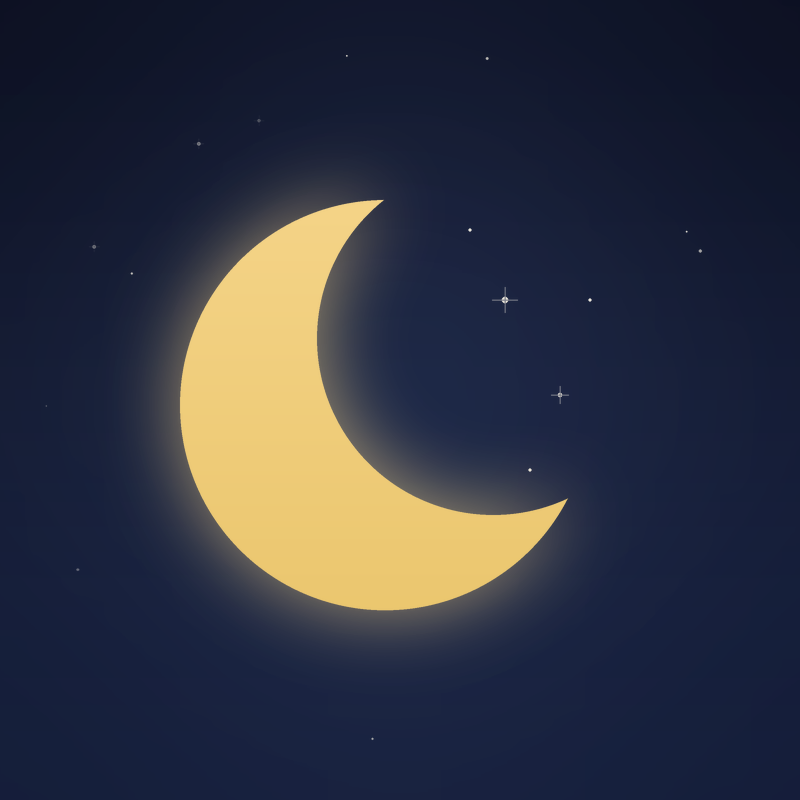
#> input picture cloud/sleep-on-facts/brand/sleep-on-facts-profile.png, 800 x 800 px
$ python -i thumbnail.py   (imports and definitions only)
#> lines starting #> are read from the running program, lines starting #| are printed output that depends on the picture
#> further down, picture is the input picture: PIL image 800x800 RGB; mean R, G, B 49, 51.9, 64.7
"""Channel-branded thumbnail (1280×720) from the run's own photos — Pillow only, deterministic.

Layout: the photo that shows the subject most clearly, cover-cropped; a dark gradient from the
left and bottom so type always reads; the topic in big bold caps (auto-fit, ≤2 lines); under it the
video's hook in gold caps (``hook`` — the metadata model's 2-4 word ``thumb_text``; the old serif
tagline only when there is none); a "N HOURS" pill top-right; a small crescent-moon mark + wordmark
bottom-right. Every video gets the same frame, so the channel page reads as one series.

2026-10-25: the frame was too dim for where it is seen — a 168-px tile in YouTube's dark sidebar at
night — and the generic tagline gave no reason to click (1.4 % CTR on Suggested). The photo now
keeps its colour (lighter night tint, gentle lift for dark photos) and the hook replaces the tagline.
"""

from __future__ import annotations

import logging
from pathlib import Path

log = logging.getLogger("sof.thumbnail")

W, H = 1280, 720
FONT_DIR = "/usr/share/fonts/truetype/dejavu"
# Same roles on other systems (the backfill script runs on Windows); first hit wins.
FONT_FALLBACKS = {
    "DejaVuSans-Bold.ttf": ["C:/Windows/Fonts/arialbd.ttf", "C:/Windows/Fonts/segoeuib.ttf", "/Library/Fonts/Arial Bold.ttf",
                            "/usr/share/fonts/truetype/liberation/LiberationSans-Bold.ttf"],
    "DejaVuSerif-Italic.ttf": ["C:/Windows/Fonts/georgiai.ttf", "C:/Windows/Fonts/timesi.ttf", "/Library/Fonts/Georgia Italic.ttf",
                               "/usr/share/fonts/truetype/liberation/LiberationSerif-Italic.ttf"],
}
CREAM = (246, 240, 228)
GOLD = (233, 196, 106)
MUTED = (200, 204, 214)


# [89 lines left out: functions _font, score_photo, pick_photo, _cover, _cool, not called in this run]


def _scrim(im):
    """Multiply a left→right and bottom→top darkening so type reads on any photo."""
    from PIL import Image

    w, h = im.size
#> w = 800; h = 800
    horiz = Image.linear_gradient("L").rotate(90, expand=True).resize((w, h))     # dark left → light right
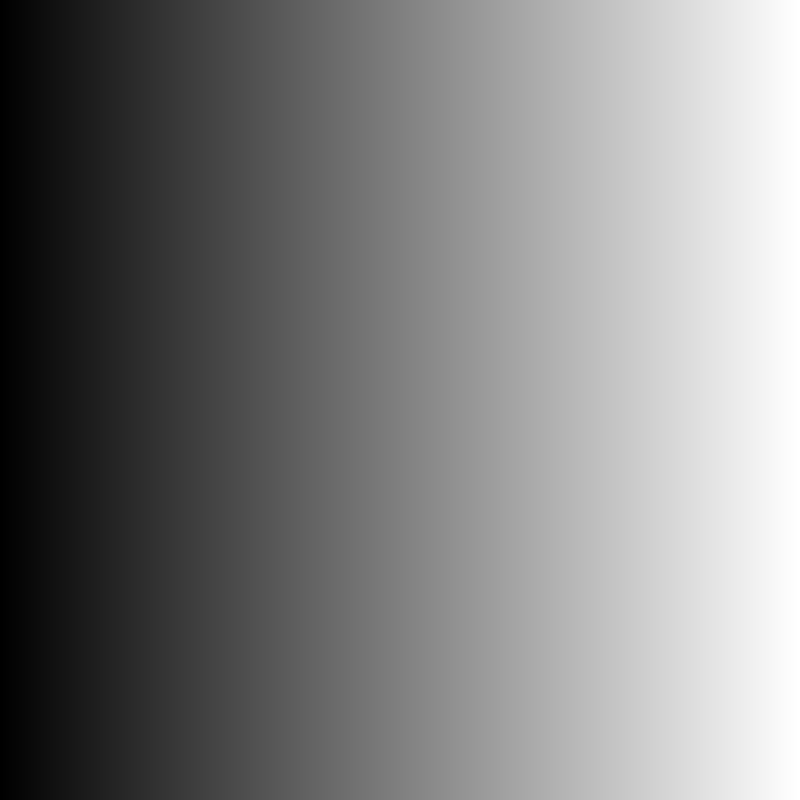
#> horiz: PIL image 800x800 L; min 0, max 255, mean 127.5
    vert = Image.linear_gradient("L").resize((w, h))                             # dark top → light bottom
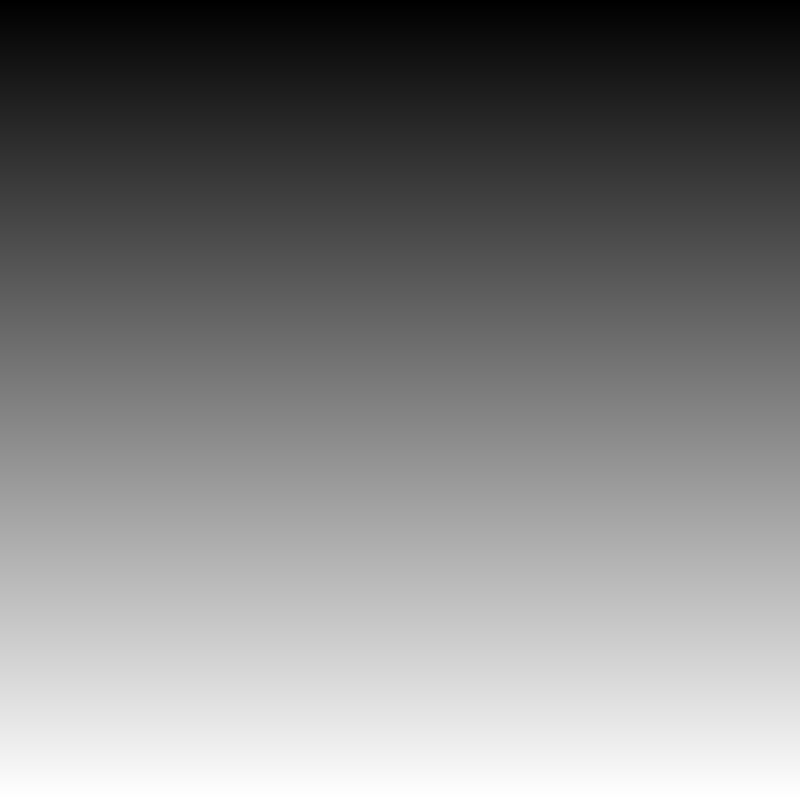
#> vert: PIL image 800x800 L; min 0, max 255, mean 127.5
    vert = vert.transpose(Image.FLIP_TOP_BOTTOM)                                 # now dark bottom
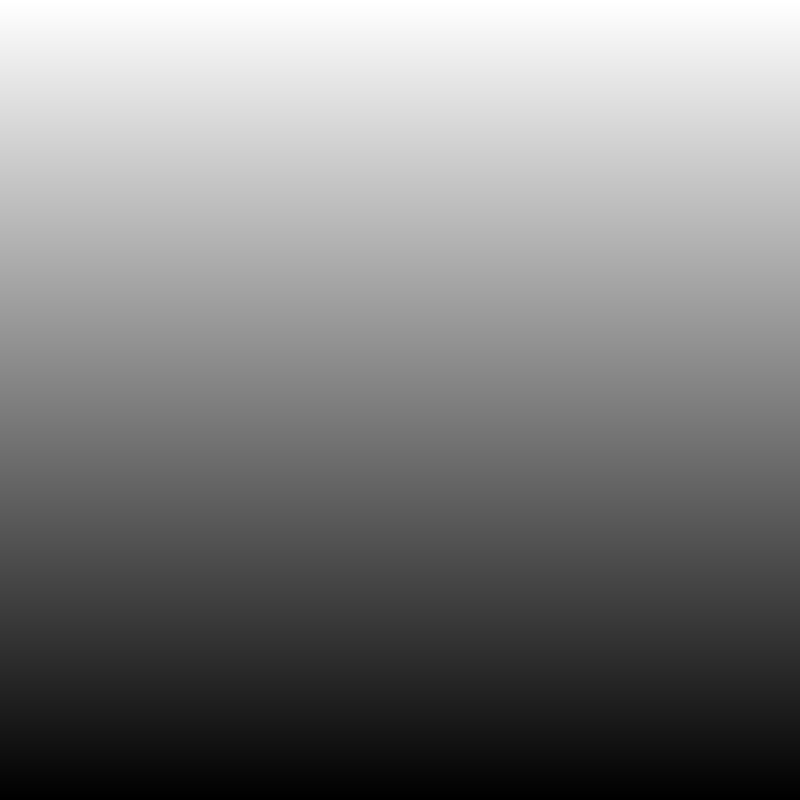
#> vert: PIL image 800x800 L; min 0, max 255, mean 127.5
    # Map gradients to multipliers: left edge ×0.40 → right ×1.0; bottom ×0.55 → top ×1.0.
    hp = horiz.point(lambda v: int(255 * (0.40 + 0.60 * v / 255)))
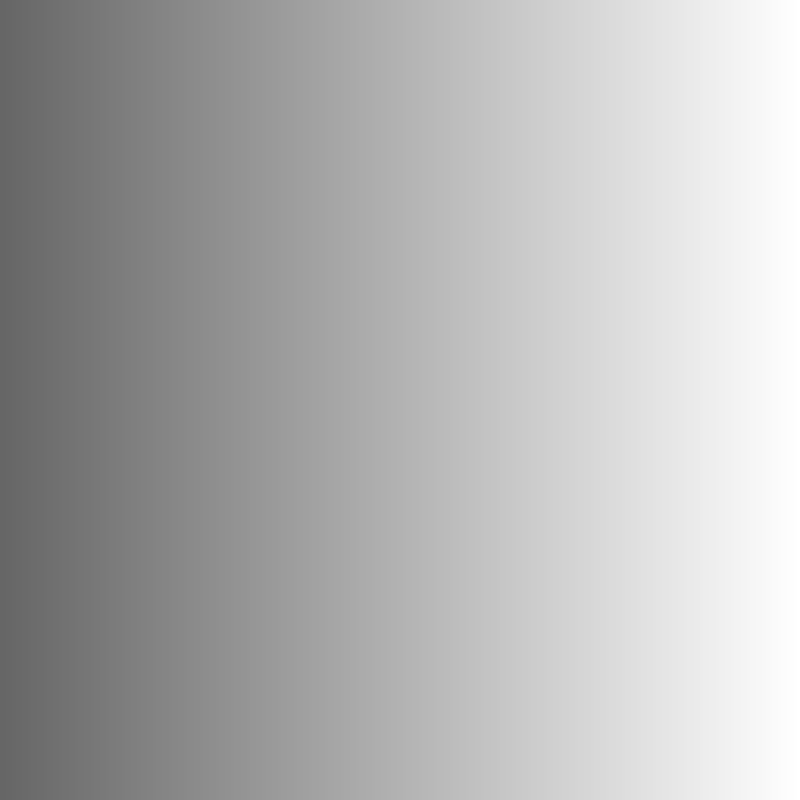
#> hp: PIL image 800x800 L; min 102, max 255, mean 178.1
    vp = vert.point(lambda v: int(255 * (0.55 + 0.45 * v / 255)))
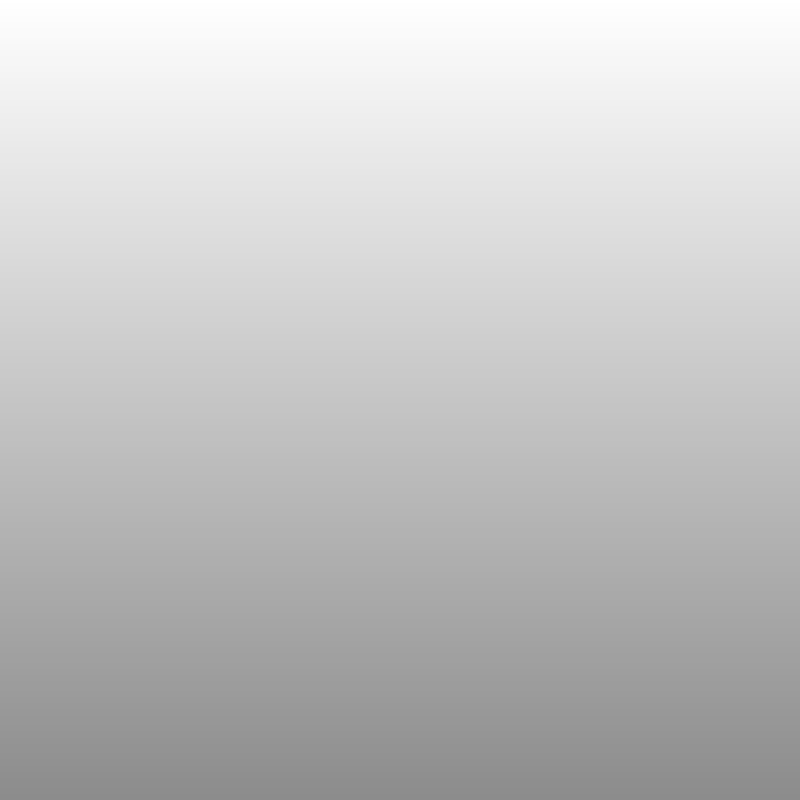
#> vp: PIL image 800x800 L; min 140, max 255, mean 197.2
    from PIL import ImageChops

    mask = ImageChops.multiply(hp, vp).convert("RGB")
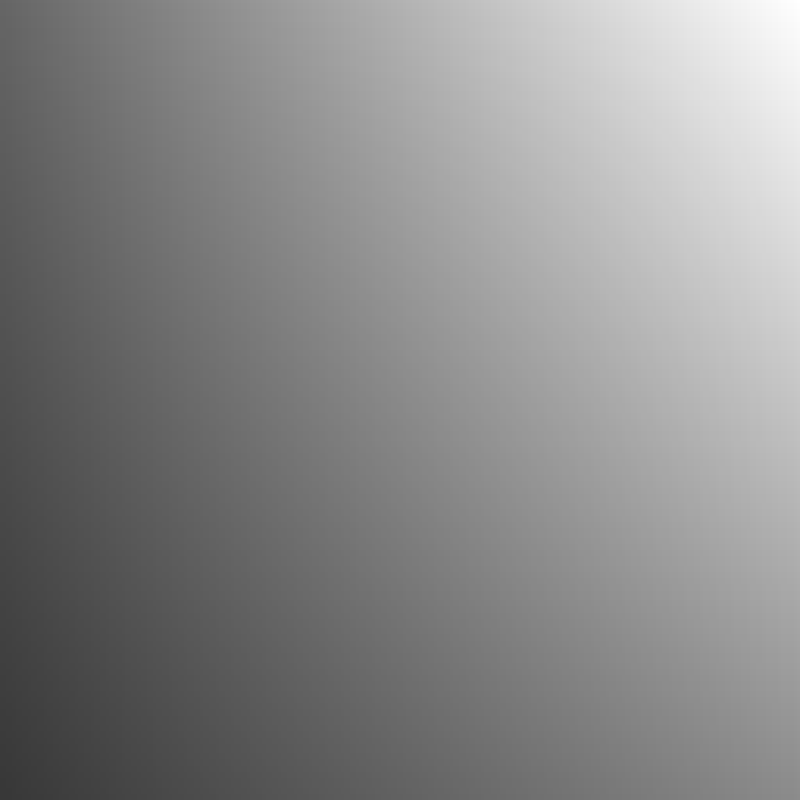
#> mask: PIL image 800x800 RGB; min 56, max 255, mean 137.2
    return ImageChops.multiply(im, mask)
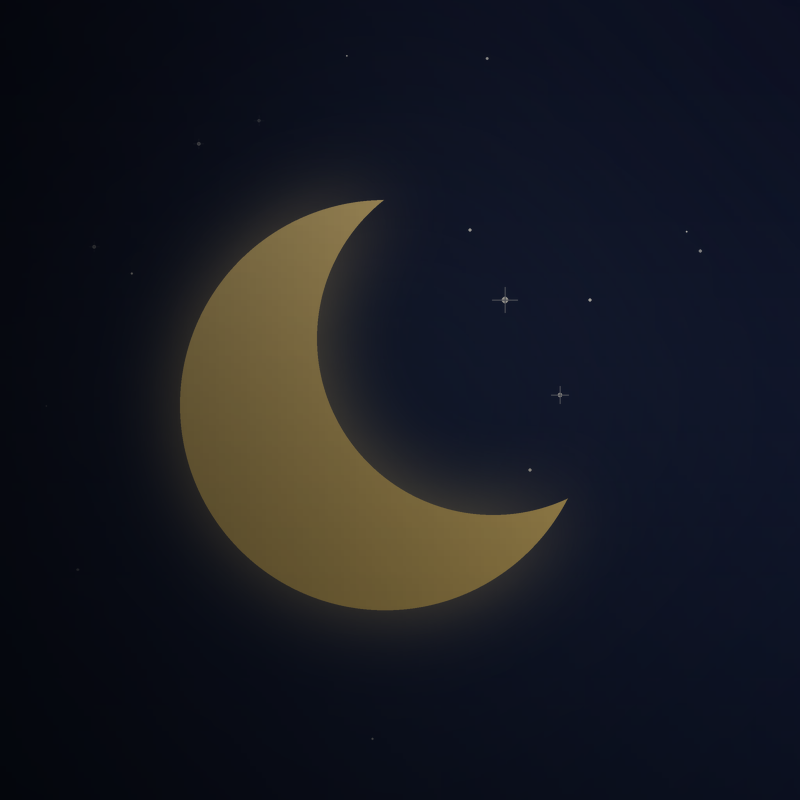
#> returned value: PIL image 800x800 RGB; mean R, G, B 24, 25.8, 33.3


# [20 lines left out: function _fit_lines, not called in this run]


def _moon(draw, cx: int, cy: int, r: int, color):
    draw.ellipse((cx - r, cy - r, cx + r, cy + r), fill=color)


# [155 lines left out: functions _moon_cut, _hook_font, clean_thumb_text, compose, _aspect, make, not called in this run]


def _source_file(out: str) -> str:
    return str(Path(out).with_suffix(".source.txt"))


# [46 lines left out: functions source_of, compose_marathon, not called in this run]

>>> from PIL import Image
>>> picture = Image.open('../brand/sleep-on-facts-profile.png')
>>> result = _scrim(picture)
